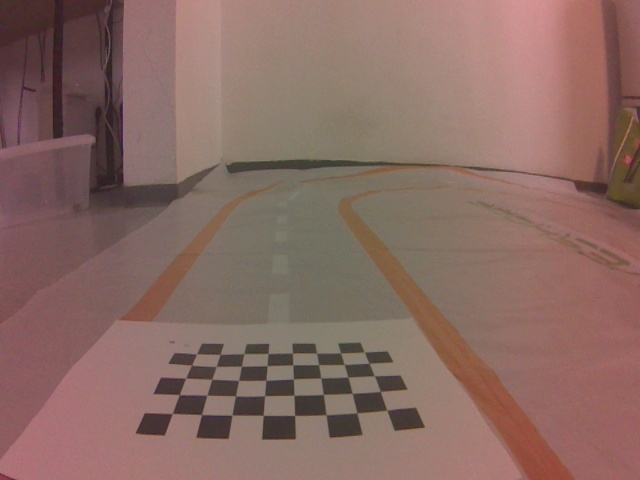
#> input picture my_car/pic0.jpg, 640 x 480 px
$ python -i color_undistort.py   (imports and definitions only)
#> lines starting #> are read from the running program, lines starting #| are printed output that depends on the picture
import cv2
import numpy as np
from typing import Tuple, Dict

def build_radius_maps(h: int, w: int) -> Tuple[np.ndarray, np.ndarray]:
    """
    Pre-compute r^2 and r^4 over the image, where r is normalized radius from image center.
    r = sqrt((x - cx)^2 + (y - cy)^2) / max_radius,  0 <= r <= 1
    """
    cx = (w - 1) / 2.0
    cy = (h - 1) / 2.0

    ys, xs = np.indices((h, w), dtype=np.float32)
    x = xs - cx
    y = ys - cy
    r2 = x * x + y * y
    max_r = np.sqrt(((w - 1) / 2.0) ** 2 + ((h - 1) / 2.0) ** 2)
    max_r2 = max_r * max_r
    r2_norm = r2 / max_r2
    r4_norm = r2_norm * r2_norm
    return r2_norm, r4_norm


def build_channel_gain_maps(params: Dict[str, float], r2: np.ndarray, r4: np.ndarray) -> Tuple[np.ndarray, np.ndarray, np.ndarray]:
    """
    Build per-channel gain maps based on the provided parameters and radius maps.
    """
    a = params["a"]
    b = params["b"]
    c = params["c"]
    d = params["d"]
    e = params["e"]
    f = params["f"]

    gain_R = 1.0 / (1.0 + a * r2 + b * r4)
    gain_G = 1.0 / (1.0 + c * r2 + d * r4)
    gain_B = 1.0 / (1.0 + e * r2 + f * r4)

    # Clip gains to avoid extreme amplification
    gain_R = np.clip(gain_R, 0.2, 5.0)
    gain_G = np.clip(gain_G, 0.2, 5.0)
    gain_B = np.clip(gain_B, 0.2, 5.0)

    return gain_R, gain_G, gain_B

def apply_color_correction(img: np.ndarray, gain_R: np.ndarray, gain_G: np.ndarray, gain_B: np.ndarray) -> np.ndarray:
    """
    Apply per-channel gain to the image for color correction.
    """
    if img is None:
        raise ValueError("apply_color_correction: img is None")

    # Normalize to 3-channel BGR for OpenCV ops.
    if img.ndim == 2:
        img = cv2.cvtColor(img, cv2.COLOR_GRAY2BGR)
    elif img.ndim == 3 and img.shape[2] == 4:
        img = cv2.cvtColor(img, cv2.COLOR_BGRA2BGR)
    elif img.ndim != 3 or img.shape[2] != 3:
        raise ValueError(f"apply_color_correction: expected HxWx3 BGR, got shape={getattr(img, 'shape', None)}")

    # Force a supported, contiguous dtype before cv2.split().
    img_f = np.ascontiguousarray(img, dtype=np.float32)
    img_f *= np.float32(1.0 / 255.0)
    b, g, r = cv2.split(img_f)

    r_corr = r * gain_R
    g_corr = g * gain_G
    b_corr = b * gain_B

    corrected = cv2.merge(
        [
            np.clip(b_corr, 0.0, 1.0),
            np.clip(g_corr, 0.0, 1.0),
            np.clip(r_corr, 0.0, 1.0),
        ]
    )

    corrected_u8 = (corrected * 255.0).astype(np.uint8)
    return corrected_u8

def apply_color_lens_correction(
    img: np.ndarray,
    params: Dict[str, float],
    r2: np.ndarray,
    r4: np.ndarray,
) -> np.ndarray:
    """
    Apply per-channel radial gain:
      gain_R = 1 / (1 + a*r^2 + b*r^4)
      gain_G = 1 / (1 + c*r^2 + d*r^4)
      gain_B = 1 / (1 + e*r^2 + f*r^4)
    Image is assumed BGR (OpenCV default).
    """
    gain_R, gain_G, gain_B = build_channel_gain_maps(params, r2, r4)
    if img is None:
        raise ValueError("apply_color_lens_correction: img is None")

    # Normalize to 3-channel BGR for OpenCV ops.
    if img.ndim == 2:
        img = cv2.cvtColor(img, cv2.COLOR_GRAY2BGR)
    elif img.ndim == 3 and img.shape[2] == 4:
        img = cv2.cvtColor(img, cv2.COLOR_BGRA2BGR)
    elif img.ndim != 3 or img.shape[2] != 3:
        raise ValueError(f"apply_color_lens_correction: expected HxWx3 BGR, got shape={getattr(img, 'shape', None)}")

    # Force a supported, contiguous dtype before cv2.split().
    img_f = np.ascontiguousarray(img, dtype=np.float32)
    img_f *= np.float32(1.0 / 255.0)
    b, g, r = cv2.split(img_f)

    r_corr = r * gain_R
    g_corr = g * gain_G
    b_corr = b * gain_B

    corrected = cv2.merge(
        [
            np.clip(b_corr, 0.0, 1.0),
            np.clip(g_corr, 0.0, 1.0),
            np.clip(r_corr, 0.0, 1.0),
        ]
    )

    corrected_u8 = (corrected * 255.0).astype(np.uint8)
    return corrected_u8


def color_correct(img):
    """
    Color undistortion and lens correction preprocessing function.

    :param img: Description
    """
    h, w = img.shape[:2]
    r2, r4 = build_radius_maps(h, w)

    # Define lens correction parameters
    params = {
        "a": 0.88, "b": 0.88,
        "c": 0.0, "d": 0.0,
        "e": 0.0, "f": 0.0
    }

    # Apply color lens correction
    img_corrected = apply_color_lens_correction(img, params, r2, r4)
    return img_corrected

>>> import cv2
>>> picture = cv2.imread('my_car/pic0.jpg')
#> picture is the input picture: shape (480, 640, 3); mean B, G, R 99.2, 106.5, 137.1
>>> result = color_correct(picture)
#> in build_channel_gain_maps, `gain_R = 1.0 / (1.0 + a * r2 + b * r4)`:
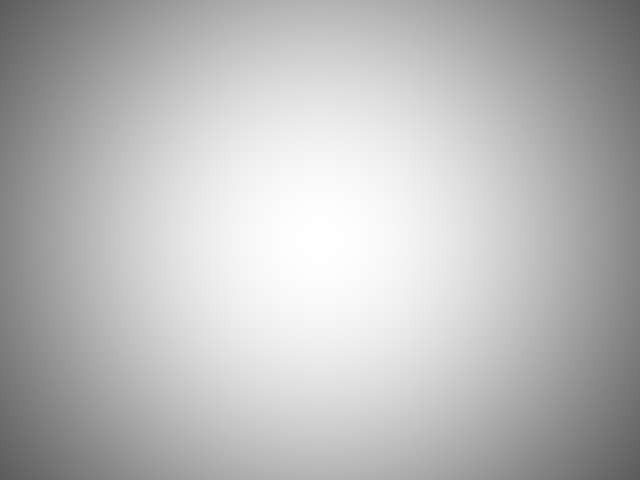
#> gain_R: shape (480, 640) float32; min 0.362, max 1, mean 0.734
#> in build_channel_gain_maps, `gain_G = 1.0 / (1.0 + c * r2 + d * r4)`: gain_G: shape (480, 640) float32; every value is 1
#> in apply_color_lens_correction, `b, g, r = cv2.split(img_f)`:
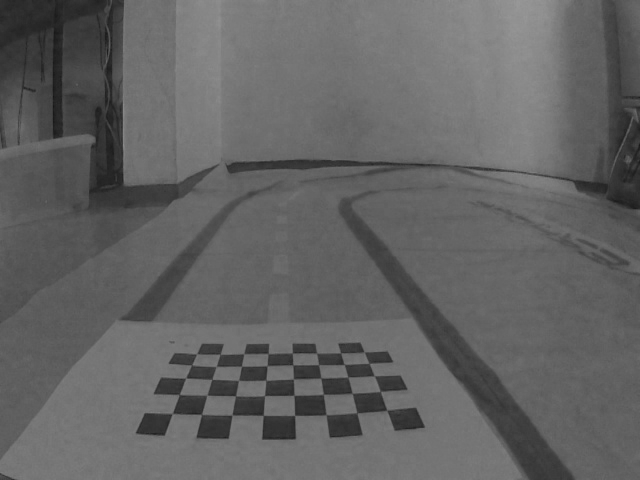
#> b: shape (480, 640) float32; min 0.0863, max 0.6, mean 0.389
#> in apply_color_lens_correction, `b, g, r = cv2.split(img_f)`:
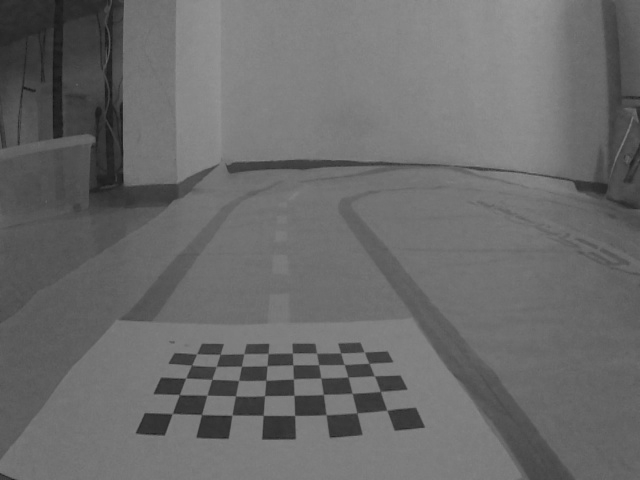
#> g: shape (480, 640) float32; min 0.0824, max 0.596, mean 0.418
#> in apply_color_lens_correction, `b, g, r = cv2.split(img_f)`:
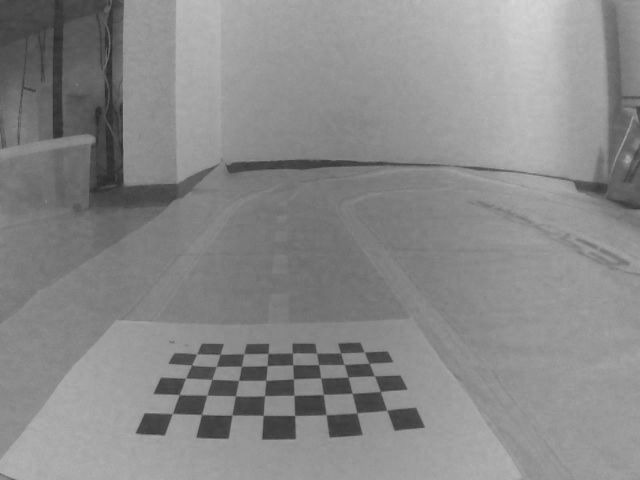
#> r: shape (480, 640) float32; min 0.169, max 0.847, mean 0.538
#> in apply_color_lens_correction, `r_corr = r * gain_R`:
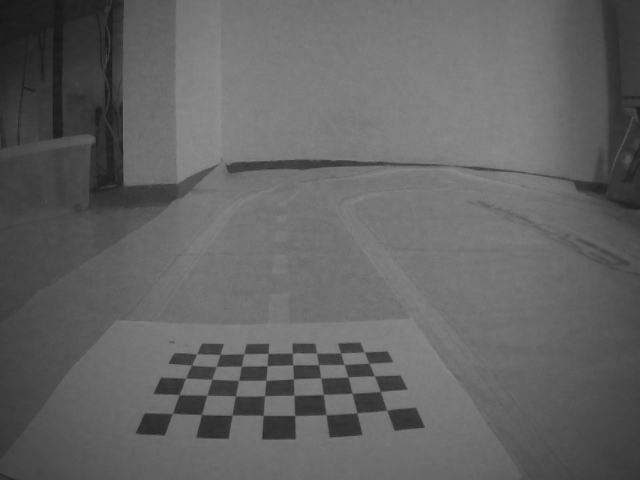
#> r_corr: shape (480, 640) float32; min 0.0848, max 0.563, mean 0.392
#> in apply_color_lens_correction, `corrected = cv2.merge( [ np.clip(b_corr, 0.0, 1.0), np.clip(g_corr, 0...`:
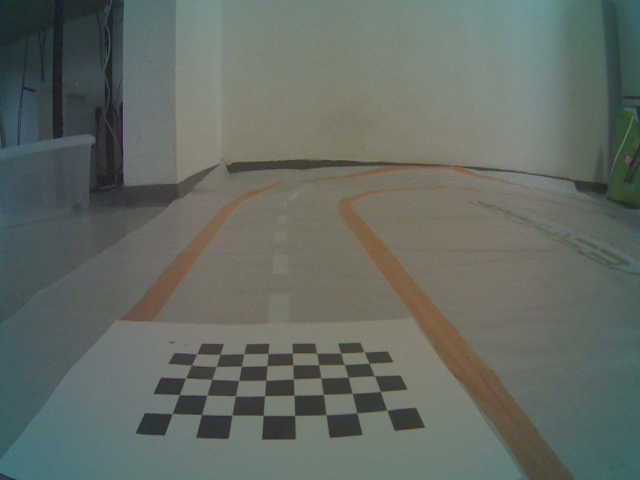
#> corrected: shape (480, 640, 3) float32; mean B, G, R 0.389, 0.418, 0.392
